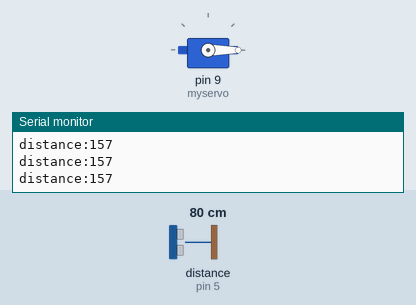
The sketch below on a simulated Arduino Uno, built with avr-gcc and run on an emulated ATmega328P. Parts: servo, the last lines printed to the serial monitor. Wiring (inferred from the names in the program): ultrasonic range finder: trigger pin 3; echo pin 5. The test bench sets the inputs (shaded band); at power-on: distance to the obstacle (sensor on pin 5) 80 cm. The echo pulse lasts 58.3 µs per cm.

Above: at 1.2 s.
1.3 s: distance to the obstacle (sensor on pin 5) set to 17 cm
4.3 s: distance to the obstacle (sensor on pin 5) set to 12 cm
At 5.5 s:
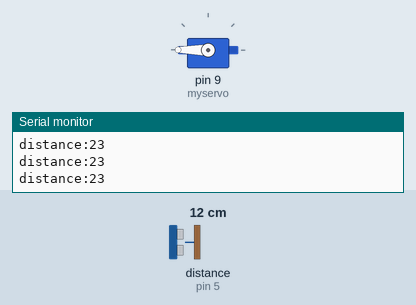
5.8 s: distance to the obstacle (sensor on pin 5) set to 18 cm
At 6.8 s:
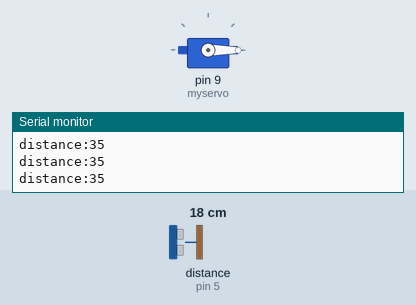
8.8 s: distance to the obstacle (sensor on pin 5) set to 2 cm
At 9.1 s:
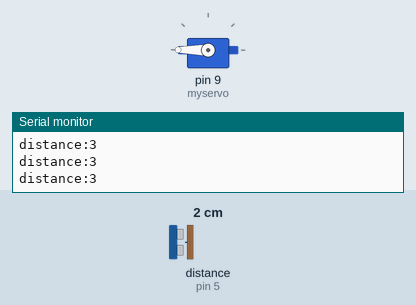
Timing chart, 0 to 11.8 s (numbered marks = the images above; inputs shaded):
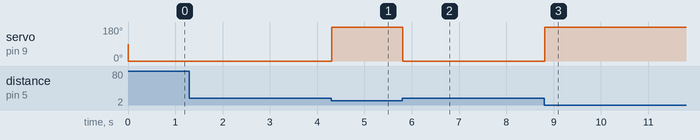

Measured:
- the behaviour switches between 15 and 14 cm on distance to the obstacle (sensor on pin 5) (found by bisection; images 0 and 1)
- after the input at 4.3 s, servo on pin 9 (myservo): 0° → 180° at once
- after the input at 5.8 s, servo on pin 9 (myservo): 180° → 0° at once
- after the input at 8.8 s, servo on pin 9 (myservo): 0° → 180° at once

The sketch:

Handsanitizerpump.ino
```cpp
#include<Servo.h>
Servo myservo;
const int trigPin=3;
const int echoPin=5;
long tmeduration;
int distance;


void setup() {

  myservo.attach(9); // Di PIN 9
  pinMode(trigPin,OUTPUT);
  pinMode(echoPin,INPUT);
  Serial.begin(9600);


}

void loop() {
  digitalWrite(trigPin,LOW);
  delayMicroseconds(2);
  digitalWrite(trigPin,HIGH);
  delayMicroseconds(10);
   digitalWrite(trigPin,LOW);

tmeduration=pulseIn(echoPin,HIGH);
distance=(0.034*tmeduration)/1;

if(distance<=27){ // Jarak

  myservo.write(360); //180 atau 360 tergantung servo
  }
  else{
    myservo.write(0);}

  Serial.print("distance:");
    Serial.println(distance);

    delay(1);


}
```
